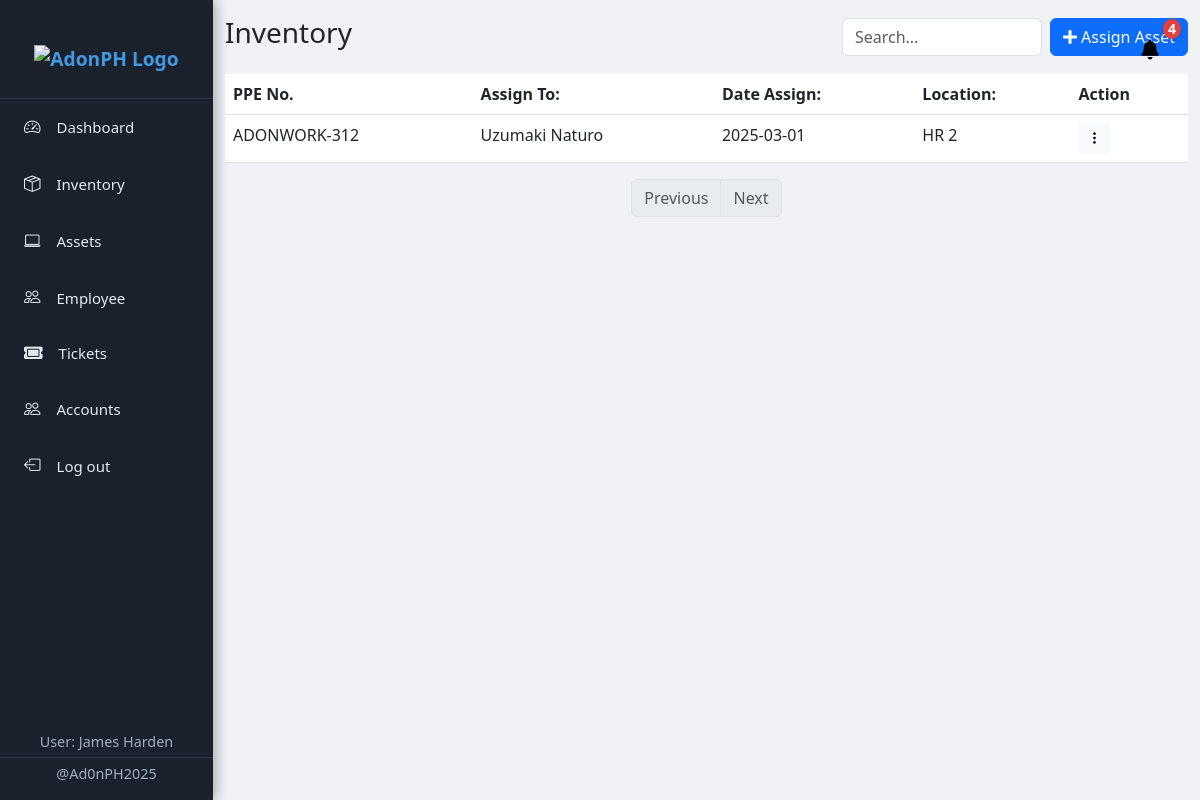
/assets/asset.php (signed in), run on the app's committed database.
### tables this page shows
CREATE TABLE `asset` (
  `id` int(11) NOT NULL,
  `adonwork_no` varchar(200) NOT NULL,
  `mboard` varchar(200) NOT NULL,
  `keyboard` varchar(200) NOT NULL,
  `mouse` varchar(200) NOT NULL,
  `monitor` varchar(200) NOT NULL,
  `monitor2` varchar(200) NOT NULL,
  `webcam` varchar(200) NOT NULL,
  `headset` varchar(200) NOT NULL,
  `processor` varchar(200) NOT NULL,
  `ram` varchar(200) NOT NULL,
  `employee` varchar(200) NOT NULL,
  `assign_date` date NOT NULL,
  `laptop` varchar(200) NOT NULL,
  `location` varchar(200) NOT NULL
);

### assets/asset.php (the view, shortened to what this page needs)
<!DOCTYPE html>
<html lang="en">
<head>
    <link rel="stylesheet" href="https://cdnjs.cloudflare.com/ajax/libs/font-awesome/5.15.4/css/all.min.css">
    <link href="https://cdn.jsdelivr.net/npm/bootstrap@5.3.0/dist/css/bootstrap.min.css" rel="stylesheet">
    <link rel="stylesheet" href="https://cdn.jsdelivr.net/npm/bootstrap-icons/font/bootstrap-icons.css">
</head>
<body>
    <?php include "../sidebar/sidebar.php"; ?>
    <div class="container mt-3">
        <div class="d-flex justify-content-between align-items-center">
            <h3>Inventory</h3>
            <div class="d-flex">
                <input type="text" id="searchInput" class="form-control search-box me-2" placeholder="Search...">
                <a href="/mis-v6.1/assets/add_assign.php" class="btn btn-primary"><i class="fas fa-plus"></i> Assign Asset</a>
            </div>
        </div>
        <table class="table mt-3">
            <thead>
                <tr>
                    <th scope="col">PPE No.</th>
                    <th scope="col">Assign To:</th>
                    <th scope="col">Date Assign:</th>
                    <th scope="col">Location:</th>
                    <th scope="col">Action</th>
                </tr>
            </thead>
            <tbody id="inventoryTable">
            <?php
include '../db_connection.php';
$queryCount = "SELECT COUNT(*) FROM asset";
$resultCount = mysqli_query($conn, $queryCount);
$totalRecords = mysqli_fetch_row($resultCount)[0];
$limit = 10;
$totalPages = ceil($totalRecords / $limit);
$currentPage = isset($_GET['page']) ? (int)$_GET['page'] : 1;
$offset = ($currentPage - 1) * $limit;
$query = "SELECT id, adonwork_no, employee, assign_date, location FROM asset LIMIT $offset, $limit";
$result = mysqli_query($conn, $query);
if (mysqli_num_rows($result) > 0) {
    while ($row = mysqli_fetch_assoc($result)) {
        echo "<tr class='inventory-row'>";
        echo "<td>" . htmlspecialchars($row['adonwork_no']) . "</td>";
        echo "<td>" . htmlspecialchars($row['employee']) . "</td>";
        echo "<td>" . htmlspecialchars($row['assign_date']) . "</td>";
        echo "<td>" . htmlspecialchars($row['location']) . "</td>";
        echo "<td>
                <div class='dropdown'>
                    <button class='btn btn-light btn-sm' type='button' id='dropdownMenu" . htmlspecialchars($row['id']) . "' data-bs-toggle='dropdown' aria-expanded='false'>
                        <i class='bi bi-three-dots-vertical'></i>
                    </button>
                    <ul class='dropdown-menu' aria-labelledby='dropdownMenu" . htmlspecialchars($row['id']) . "'>
                        <li><h6 class='dropdown-header'>Actions</h6></li>
                        <li><a class='dropdown-item' href='../assets/transfer.php?id=" . htmlspecialchars($row['id']) . "'><i class='bi bi-arrow-right'></i> Transfer</a></li>
                        <li><a class='dropdown-item' href='#'><i class='bi bi-clock-history'></i> View History</a></li>
                        <li><hr class='dropdown-divider'></li>
                        <li><a class='dropdown-item' href='/mis-v6.1/assets/Unassignment.php?id=" . htmlspecialchars($row['id']) . "'><i class='bi bi-pencil-square'></i> Unassign</a></li>
                    </ul>
                </div>
            </td>";
        echo "</tr>";
    }
} else {
    echo "<tr><td colspan='5'>No Assets Found</td></tr>";
}
?>
            </tbody>
        </table>
        <ul class="pagination" id="paginationControls">
            <?php if ($currentPage > 1): ?>
                <li class="page-item"><a class="page-link" href="?page=<?php echo $currentPage - 1; ?>" id="prevPage">Previous</a></li>
            <?php else: ?>
                <li class="page-item disabled"><a class="page-link" href="#" id="prevPage">Previous</a></li>
            <?php endif; ?>
            <?php if ($currentPage < $totalPages): ?>
                <li class="page-item"><a class="page-link" href="?page=<?php echo $currentPage + 1; ?>" id="nextPage">Next</a></li>
            <?php else: ?>
                <li class="page-item disabled"><a class="page-link" href="#" id="nextPage">Next</a></li>
            <?php endif; ?>
        </ul>
    </div>
</body>
</html>

### sidebar/css.css (style rules this page uses)
body { display: flex; min-height: 100vh; background-color: #f0f2f5; }

### assets/asset.php (style rules this page uses)
.search-box { max-width: 200px; }
.pagination { justify-content: center; }

### data on the page
asset: adonwork_no "ADONWORK-312", employee "Uzumaki Naturo", assign_date "2025-03-01", location "HR 2"

### other printed values
$_SESSION['name'] "James Harden"
$new_tickets "4"
